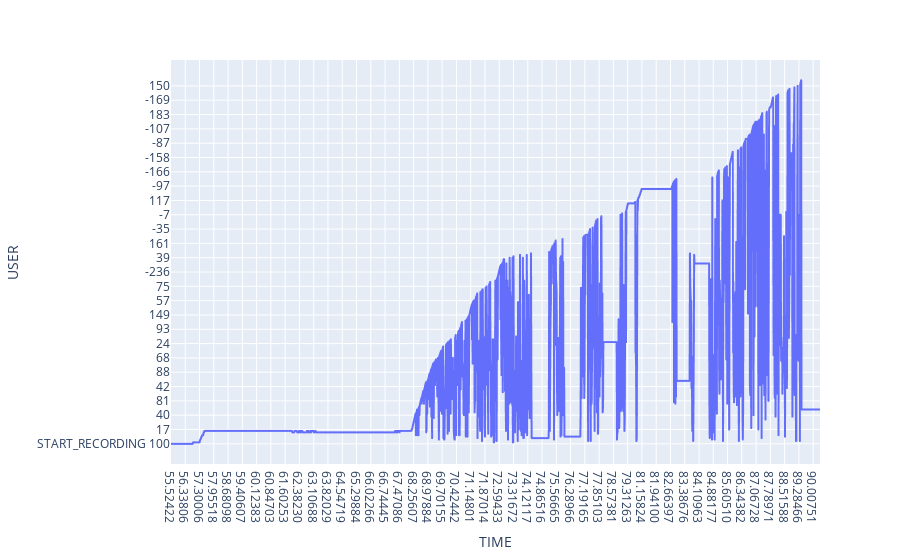

The notebook cell saved with this chart:
### Code cell
import plotly.express as px


fig = px.line(df, x='TIME', y="USER")
fig.show()

### Figure 1 — Plotly figure (JSON) as saved in the notebook; plotly's stock layout.template omitted (floating-point values rounded to 4 significant figures; data arrays with more than 128 entries replaced by an {"elided": "..."} marker saying what was removed)
{"data": [{"hovertemplate": "TIME=%{x}<br>USER=%{y}<extra></extra>", "legendgroup": "", "line": {"color": "#636efa", "dash": "solid"}, "marker": {"symbol": "circle"}, "mode": "lines", "name": "", "showlegend": false, "type": "scattergl", "x": {"elided": "2002 str values"}, "xaxis": "x", "y": {"elided": "2002 mixed values"}, "yaxis": "y"}], "layout": {"legend": {"tracegroupgap": 0}, "margin": {"t": 60}, "xaxis": {"anchor": "y", "domain": [0, 1], "title": {"text": "TIME"}}, "yaxis": {"anchor": "x", "domain": [0, 1], "title": {"text": "USER"}}}}
